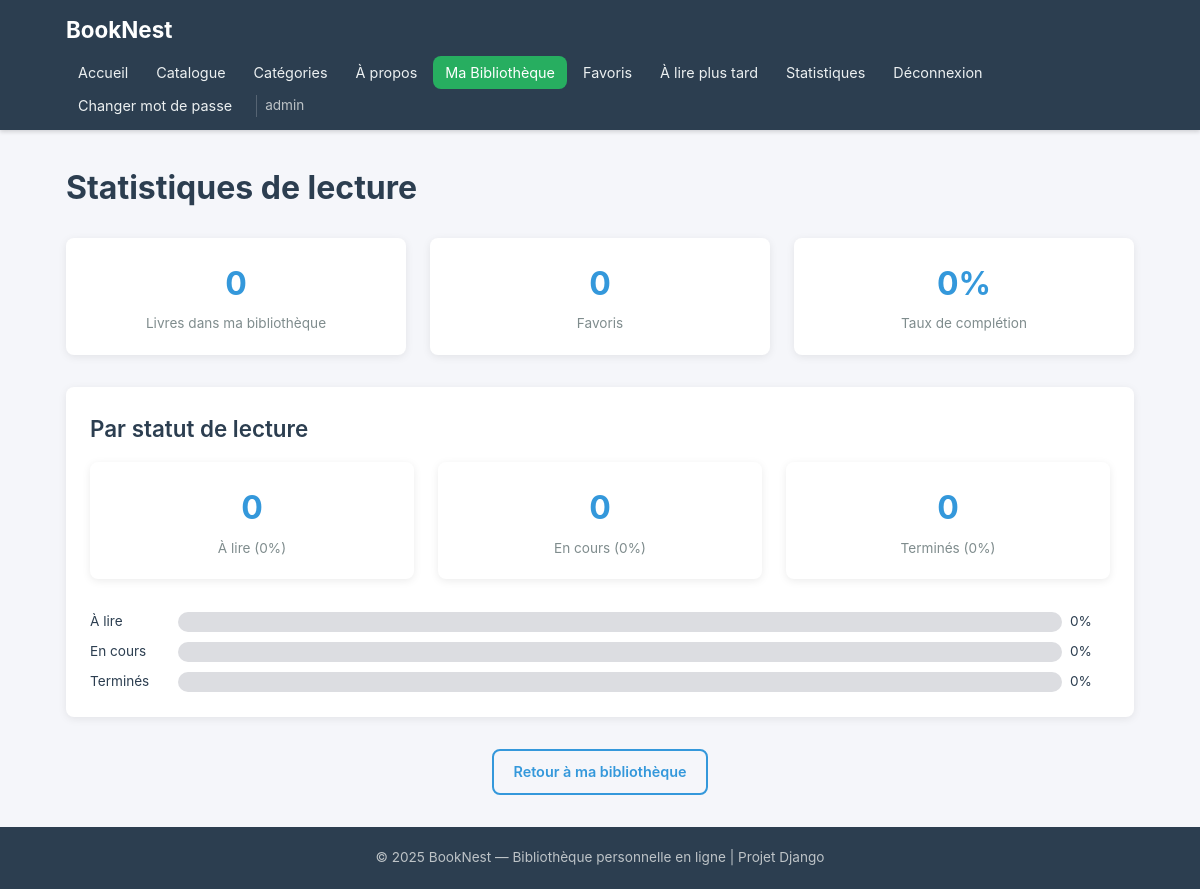
Before: /my-books/stats/ (signed in) with the older database file.
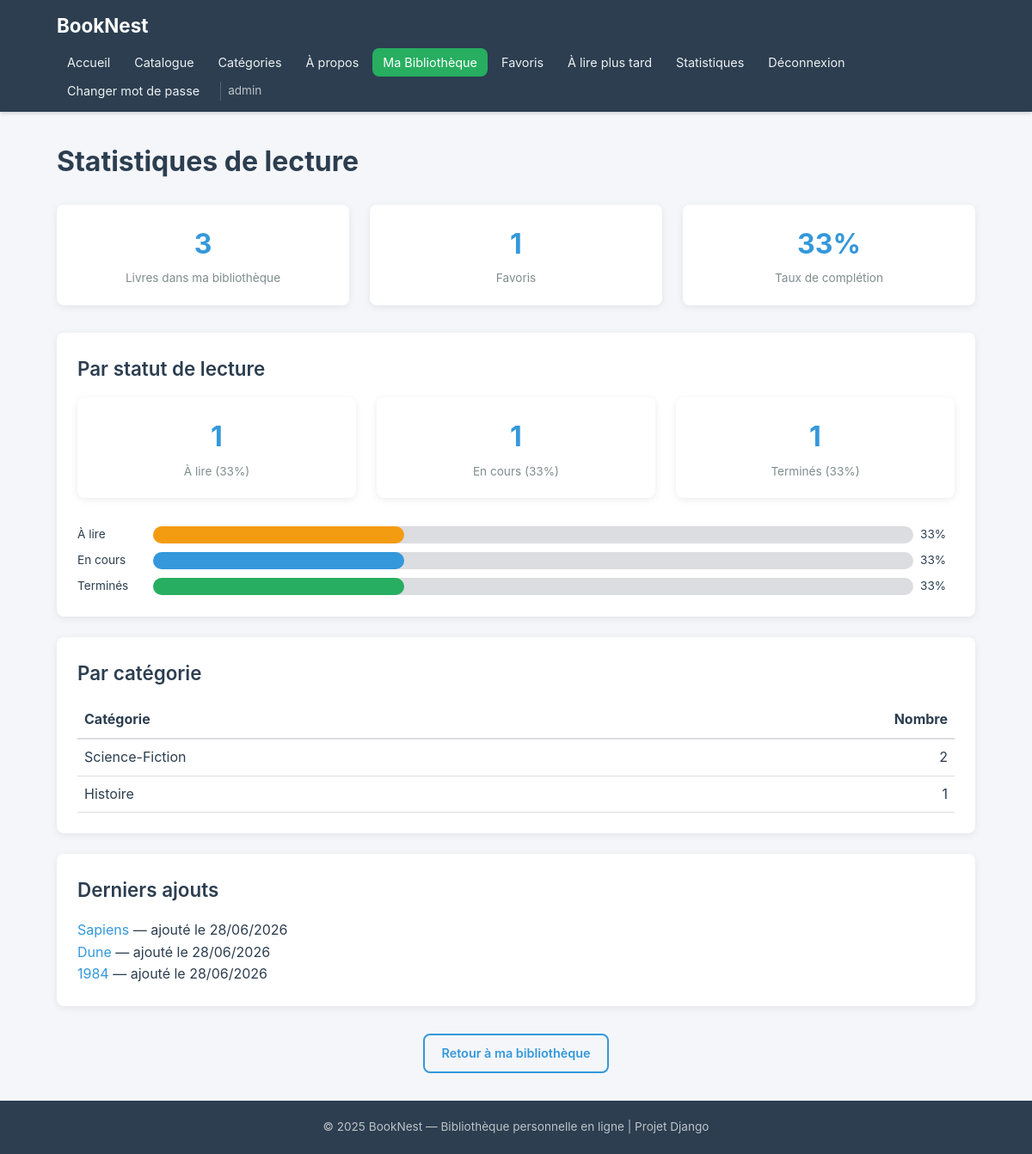
After: the same page with the newer database file.
### books/models.py (models this page shows, shortened)
class Category(models.Model):
    name = models.CharField(
        max_length=100,
        unique=True,
        verbose_name="Nom"
    )
    description = models.TextField(
        blank=True,
        verbose_name="Description"
    )
    class Meta:
        verbose_name = "Catégorie"
        verbose_name_plural = "Catégories"
        ordering = ['name']

class UserBook(models.Model):
    class ReadingStatus(models.TextChoices):
        TO_READ = 'to_read', 'À lire'
        READING = 'reading', 'En cours'
        FINISHED = 'finished', 'Terminé'
    class Rating(models.IntegerChoices):
        ONE = 1, '★☆☆☆☆'
        TWO = 2, '★★☆☆☆'
        THREE = 3, '★★★☆☆'
        FOUR = 4, '★★★★☆'
        FIVE = 5, '★★★★★'
    user = models.ForeignKey(
        User,
        on_delete=models.CASCADE,
        related_name='user_books',
        verbose_name="Utilisateur"
    )
    book = models.ForeignKey(
        Book,
        on_delete=models.CASCADE,
        related_name='user_books',
        verbose_name="Livre"
    )
    reading_status = models.CharField(
        max_length=20,
        choices=ReadingStatus.choices,
        default=ReadingStatus.TO_READ,
        verbose_name="Statut de lecture"
    )
    added_date = models.DateTimeField(
        auto_now_add=True,
        verbose_name="Date d'ajout"
    )
    is_favorite = models.BooleanField(
        default=False,
        verbose_name="Favori"
    )
    is_read_later = models.BooleanField(
        default=False,
        verbose_name="À lire plus tard"
    )
    personal_note = models.TextField(
        blank=True,
        verbose_name="Note personnelle"
    )
    comment = models.TextField(
        blank=True,
        verbose_name="Commentaire"
    )
    rating = models.IntegerField(
        null=True,
        blank=True,
        choices=Rating.choices,
        validators=[MinValueValidator(1), MaxValueValidator(5)],
        verbose_name="Évaluation"
    )
    updated_at = models.DateTimeField(
        auto_now=True,
        verbose_name="Dernière modification"
    )
    class Meta:
        verbose_name = "Livre utilisateur"
        verbose_name_plural = "Livres utilisateurs"
        ordering = ['-added_date']
        unique_together = ('user', 'book')

class Book(models.Model):
    title = models.CharField(
        max_length=250,
        verbose_name="Titre"
    )
    author = models.CharField(
        max_length=250,
        verbose_name="Auteur"
    )
    isbn = models.CharField(
        max_length=13,
        blank=True,
        null=True,
        unique=True,
        verbose_name="ISBN"
    )
    summary = models.TextField(
        blank=True,
        verbose_name="Résumé"
    )
    publication_year = models.IntegerField(
        null=True,
        blank=True,
        verbose_name="Année de publication"
    )
    cover_image = models.ImageField(
        upload_to='book_covers/',
        blank=True,
        null=True,
        verbose_name="Image de couverture (fichier)"
    )
    cover_url = models.URLField(
        blank=True,
        null=True,
        verbose_name="URL de couverture (lien externe)"
    )
    category = models.ForeignKey(
        Category,
        on_delete=models.SET_NULL,
        null=True,
        blank=True,
        related_name='books',
        verbose_name="Catégorie"
    )
    added_to_catalog = models.DateTimeField(
        auto_now_add=True,
        verbose_name="Date d'ajout au catalogue"
    )
    class Meta:
        verbose_name = "Livre"
        verbose_name_plural = "Livres"
        ordering = ['-added_to_catalog']
        unique_together = ('title', 'author')

### books/views.py (the view)
# urls.py: path('my-books/stats/', views.ReadingStatsView.as_view(), name='reading-stats'),
class ReadingStatsView(LoginRequiredMixin, TemplateView):
    template_name = 'books/reading_stats.html'
    def get_context_data(self, **kwargs):
        context = super().get_context_data(**kwargs)
        user = self.request.user
        qs = UserBook.objects.filter(user=user)
        total = qs.count()
        to_read = qs.filter(reading_status='to_read').count()
        reading = qs.filter(reading_status='reading').count()
        finished = qs.filter(reading_status='finished').count()
        context['total'] = total
        context['to_read'] = to_read
        context['reading'] = reading
        context['finished'] = finished
        context['to_read_pct'] = round(to_read / total * 100) if total > 0 else 0
        context['reading_pct'] = round(reading / total * 100) if total > 0 else 0
        context['finished_pct'] = round(finished / total * 100) if total > 0 else 0
        context['by_category'] = (
            qs.values('book__category__name')
            .annotate(count=Count('id'))
            .order_by('-count')
        )
        rated = qs.exclude(rating__isnull=True)
        context['avg_rating'] = rated.aggregate(avg=Avg('rating'))['avg']
        context['rated_count'] = rated.count()
        context['favorites'] = qs.filter(is_favorite=True).count()
        context['best_rated'] = rated.order_by('-rating', '-updated_at')[:3]
        context['recently_added'] = qs.order_by('-added_date')[:5]
        context['completion_rate'] = round(finished / total * 100) if total > 0 else 0
        return context

### templates/books/reading_stats.html (shortened to what this page needs)
{% extends 'base.html' %} {% block title %}Statistiques — BookNest{% endblock %}
{% block content %}
<h1 class="page-title">Statistiques de lecture</h1>
<div class="stats-row">
  <div class="stat-box">
    <div class="stat-number">{{ total }}</div>
    <div class="stat-label">Livres dans ma bibliothèque</div>
  </div>
  <div class="stat-box">
    <div class="stat-number">{{ favorites }}</div>
    <div class="stat-label">Favoris</div>
  </div>
  <div class="stat-box">
    <div class="stat-number">{{ completion_rate }}%</div>
    <div class="stat-label">Taux de complétion</div>
  </div>
</div>
<div class="card">
  <h2 class="section-title">Par statut de lecture</h2>
  <div class="stats-row">
    <div class="stat-box">
      <div class="stat-number">{{ to_read }}</div>
      <div class="stat-label">À lire ({{ to_read_pct }}%)</div>
    </div>
    <div class="stat-box">
      <div class="stat-number">{{ reading }}</div>
      <div class="stat-label">En cours ({{ reading_pct }}%)</div>
    </div>
    <div class="stat-box">
      <div class="stat-number">{{ finished }}</div>
      <div class="stat-label">Terminés ({{ finished_pct }}%)</div>
    </div>
  </div>
  <div style="margin-top: 1rem">
    <div
      style="
        display: flex;
        align-items: center;
        margin-bottom: 0.5rem;
        gap: 0.5rem;
      "
    >
      <span style="width: 80px; font-size: 0.85rem">À lire</span>
      <div
        style="
          flex: 1;
          background: var(--color-border);
          border-radius: 100px;
          height: 20px;
        "
      >
        <div
          style="width:{{ to_read_pct }}%; background:#f39c12; height:100%; border-radius:100px;"
        ></div>
      </div>
      <span style="width: 40px; font-size: 0.85rem">{{ to_read_pct }}%</span>
    </div>
    <div
      style="
        display: flex;
        align-items: center;
        margin-bottom: 0.5rem;
        gap: 0.5rem;
      "
    >
      <span style="width: 80px; font-size: 0.85rem">En cours</span>
      <div
        style="
          flex: 1;
          background: var(--color-border);
          border-radius: 100px;
          height: 20px;
        "
      >
        <div
          style="width:{{ reading_pct }}%; background:#3498db; height:100%; border-radius:100px;"
        ></div>
      </div>
      <span style="width: 40px; font-size: 0.85rem">{{ reading_pct }}%</span>
    </div>
    <div style="display: flex; align-items: center; gap: 0.5rem">
      <span style="width: 80px; font-size: 0.85rem">Terminés</span>
      <div
        style="
          flex: 1;
          background: var(--color-border);
          border-radius: 100px;
          height: 20px;
        "
      >
        <div
          style="width:{{ finished_pct }}%; background:#27ae60; height:100%; border-radius:100px;"
        ></div>
      </div>
      <span style="width: 40px; font-size: 0.85rem">{{ finished_pct }}%</span>
    </div>
  </div>
</div>
{% if by_category %}
<div class="card">
  <h2 class="section-title">Par catégorie</h2>
  <table style="width: 100%; border-collapse: collapse">
    <thead>
      <tr style="border-bottom: 2px solid var(--color-border)">
        <th style="text-align: left; padding: 0.5rem">Catégorie</th>
        <th style="text-align: right; padding: 0.5rem">Nombre</th>
      </tr>
    </thead>
    <tbody>
      {% for item in by_category %}
      <tr style="border-bottom: 1px solid var(--color-border)">
        <td style="padding: 0.5rem">
          {{ item.book__category__name|default:"Sans catégorie" }}
        </td>
        <td style="text-align: right; padding: 0.5rem">{{ item.count }}</td>
      </tr>
      {% endfor %}
    </tbody>
  </table>
</div>
{% endif %}  {% if recently_added %}
<div class="card">
  <h2 class="section-title">Derniers ajouts</h2>
  {% for ub in recently_added %}
  <p>
    <a href="{% url 'book-detail' ub.book.pk %}">{{ ub.book.title }}</a>
    — ajouté le {{ ub.added_date|date:"d/m/Y" }}
  </p>
  {% endfor %}
</div>
{% endif %}
<div class="text-center mt-2">
  <a href="{% url 'my-books' %}" class="btn btn-outline"
    >Retour à ma bibliothèque</a
  >
</div>
{% endblock %}

Changed rows visible on the page:
added Category: book__category__name "Science-Fiction", count "2"
added Category: book__category__name "Histoire", count "1"
added UserBook: book "Sapiens", added_date "28/06/2026"
added UserBook: book "Dune", added_date "28/06/2026"
added UserBook: book "1984", added_date "28/06/2026"
Other visible differences:
{{ total }}: "0" → "3"
{{ favorites }}: "0" → "1"
{{ completion_rate }}: "0" → "33"
{{ to_read }}: "0" → "1"
{{ to_read_pct }}: "0" → "33"
{{ reading }}: "0" → "1"
{{ reading_pct }}: "0" → "33"
{{ finished }}: "0" → "1"
{{ finished_pct }}: "0" → "33"
text now shown: "Par catégorie Catégorie Nombre Derniers ajouts"
